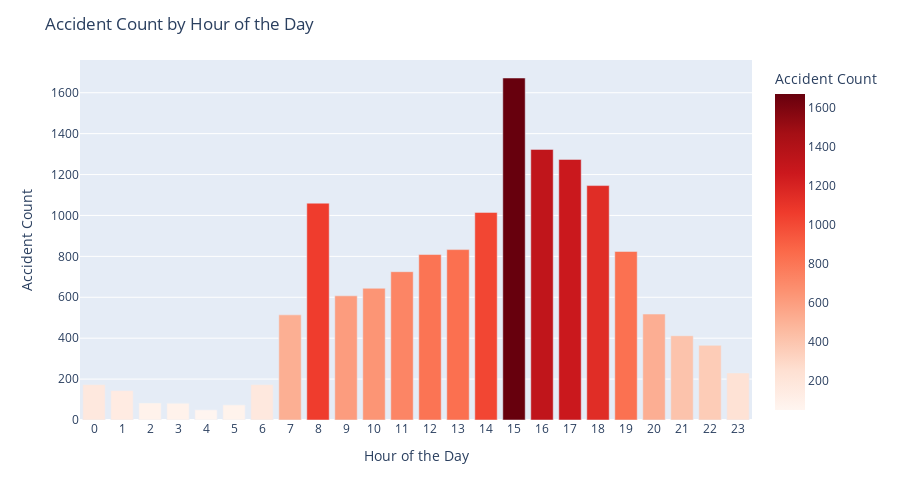

This figure's notebook cell:
### Code cell
# Calculate the counts of accidents for each hour
hour_counts = cas_acc2020['hours'].value_counts().reset_index()
hour_counts.columns = ['hour', 'count']

# Using Plotly Express, create an interactive histogram plot.
fig = px.bar(hour_counts, x='hour', y='count', labels={'hour': 'Hour of the Day', 'count': 'Accident Count'},
             height=500, color='count', color_continuous_scale='Reds')

# specifying the figure layout and axis labels
fig.update_layout(title='Accident Count by Hour of the Day',
                  xaxis_title='Hour of the Day',
                  yaxis_title='Accident Count',
                  showlegend=False,
                  xaxis=dict(tickmode='linear', dtick=1))  # Show all numbers from 0 to 23 on the x-axis

# display the interactive plot
fig.show()

### Figure 1 — Plotly figure (JSON) as saved in the notebook; plotly's stock layout.template omitted (floating-point values rounded to 4 significant figures)
{"data": [{"alignmentgroup": "True", "hovertemplate": "Hour of the Day=%{x}<br>Accident Count=%{marker.color}<extra></extra>", "legendgroup": "", "marker": {"color": [1672, 1323, 1274, 1146, 1060, 1015, 833, 824, 809, 725, 644, 607, 518, 514, 412, 365, 230, 173, 173, 144, 83, 82, 74, 50], "coloraxis": "coloraxis", "pattern": {"shape": ""}}, "name": "", "offsetgroup": "", "orientation": "v", "showlegend": false, "textposition": "auto", "type": "bar", "x": [15, 16, 17, 18, 8, 14, 13, 19, 12, 11, 10, 9, 20, 7, 21, 22, 23, 6, 0, 1, 2, 3, 5, 4], "xaxis": "x", "y": [1672, 1323, 1274, 1146, 1060, 1015, 833, 824, 809, 725, 644, 607, 518, 514, 412, 365, 230, 173, 173, 144, 83, 82, 74, 50], "yaxis": "y"}], "layout": {"barmode": "relative", "coloraxis": {"colorbar": {"title": {"text": "Accident Count"}}, "colorscale": [[0, "rgb(255,245,240)"], [0.125, "rgb(254,224,210)"], [0.25, "rgb(252,187,161)"], [0.375, "rgb(252,146,114)"], [0.5, "rgb(251,106,74)"], [0.625, "rgb(239,59,44)"], [0.75, "rgb(203,24,29)"], [0.875, "rgb(165,15,21)"], [1, "rgb(103,0,13)"]]}, "height": 500, "legend": {"tracegroupgap": 0}, "margin": {"t": 60}, "showlegend": false, "title": {"text": "Accident Count by Hour of the Day"}, "xaxis": {"anchor": "y", "domain": [0, 1], "dtick": 1, "tickmode": "linear", "title": {"text": "Hour of the Day"}}, "yaxis": {"anchor": "x", "domain": [0, 1], "title": {"text": "Accident Count"}}}}
